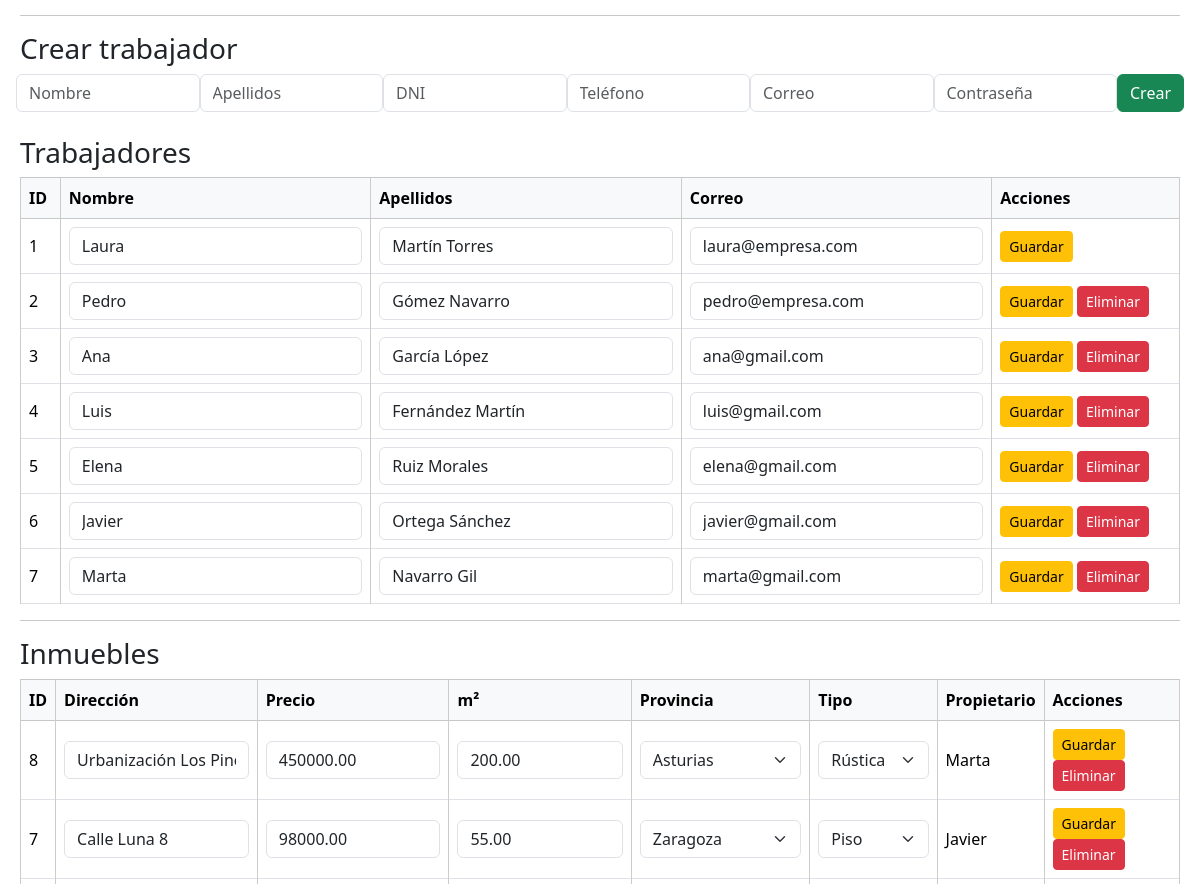
The page /php/admin.php (signed in, middle part) on the database as committed earlier.
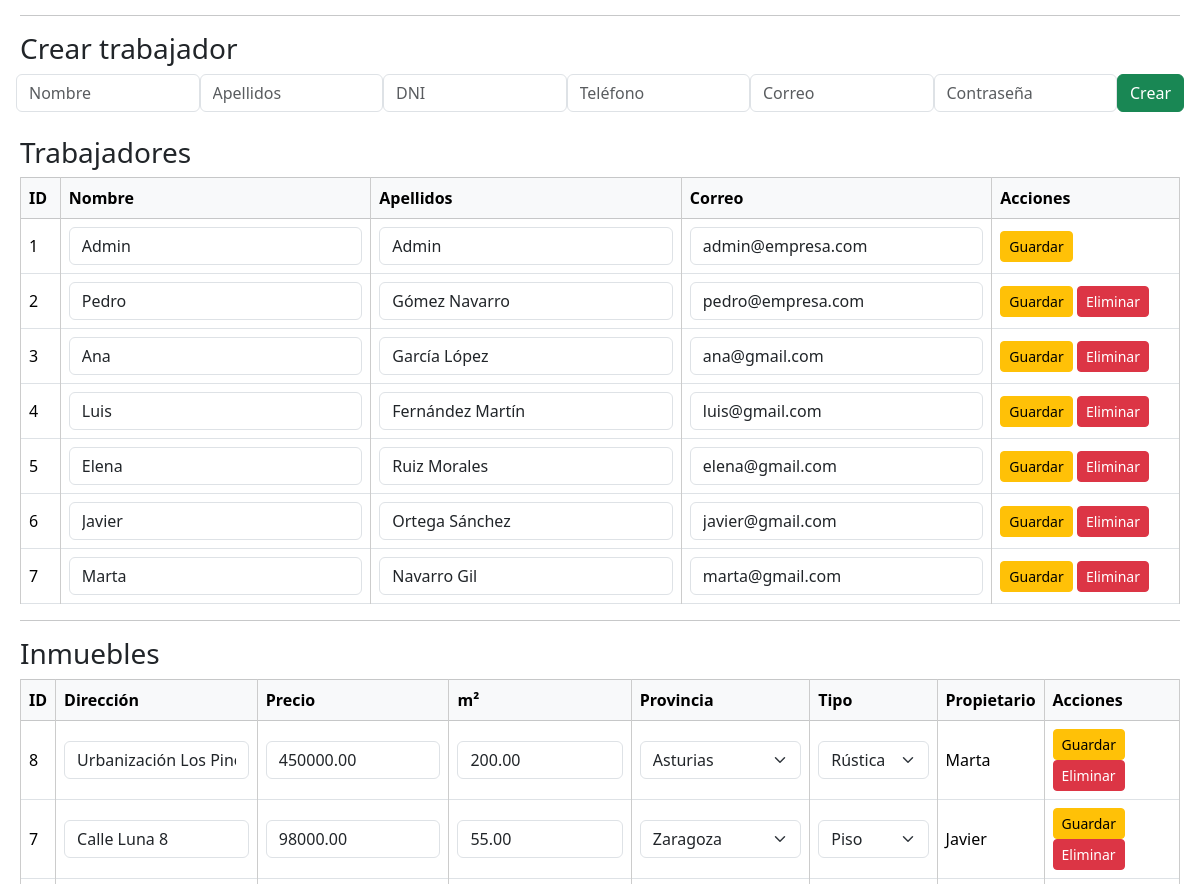
The same page on the database as committed later.
### tables this page shows
CREATE TABLE if not exists Trabajadores (
    id_trabajador INT PRIMARY KEY AUTO_INCREMENT,
    nom VARCHAR(50) NOT NULL,
    apellidos VARCHAR(100) NOT NULL,
    DNI VARCHAR(15) UNIQUE NOT NULL,
    tel VARCHAR(15),
    correo VARCHAR(100) UNIQUE NOT NULL,
    contraseña VARCHAR(100) NOT NULL
);

### php/conexion.php (called while the page is built, shortened)
<?php
function consulta($pdo, $sql, $colum, $params = [])
{
    $stmt = $pdo->prepare($sql);
    if (!empty($params))
        $stmt->execute($params);
    else
        $stmt->execute();
    $datos = [];
    while ($fila = $stmt->fetch(PDO::FETCH_ASSOC)) {
        $filaFiltrada = [];
        foreach ($colum as $col) {
            if (isset($fila[$col])) {
                $filaFiltrada[$col] = $fila[$col];
            }
        }
        $datos[] = $filaFiltrada;
    }
    return $datos;
}
?>

### php/admin.php (the view, shortened to what the changed rows need)
<?php
include("conexion.php");
$trabajadores = consulta(
    $conexion,
    "SELECT id_trabajador, nom, apellidos, correo FROM Trabajadores",
    ['id_trabajador', 'nom', 'apellidos', 'correo']
);
?>
<!DOCTYPE html>
<html lang="es">
<head>
    <link href="https://cdn.jsdelivr.net/npm/bootstrap@5.3.3/dist/css/bootstrap.min.css" rel="stylesheet">
    <link rel="stylesheet" href="../styles.css">
</head>
<body class="container my-4">
    <table class="table table-bordered align-middle">
        <thead class="table-light">
            <tr>
                <th>ID</th>
                <th>Nombre</th>
                <th>Apellidos</th>
                <th>Correo</th>
                <th>Acciones</th>
            </tr>
        </thead>
        <tbody>
            <?php foreach ($trabajadores as $t): ?>
                <tr>
                    <form method="POST">
                        <td><?= $t['id_trabajador'] ?></td>
                        <td>
                            <input name="nom" class="form-control" value="<?= htmlspecialchars($t['nom']) ?>" required>
                        </td>
                        <td>
                            <input name="apellidos" class="form-control" value="<?= htmlspecialchars($t['apellidos']) ?>" required>
                        </td>
                        <td>
                            <input name="correo" type="email" class="form-control" value="<?= htmlspecialchars($t['correo']) ?>" required>
                        </td>
                        <td>
                            <button name="editar_trabajador" class="btn btn-warning btn-sm">Guardar</button>
                        </td>
                    </form>
                </tr>
            <?php endforeach; ?>
        </tbody>
    </table>
    <table class="table table-bordered align-middle">
        <thead class="table-light">
            <tr>
                <th>ID</th>
                <th>Dirección</th>
                <th>Precio</th>
                <th>m²</th>
                <th>Provincia</th>
                <th>Tipo</th>
                <th>Propietario</th>
                <th>Acciones</th>
            </tr>
        </thead>
    </table>
</body>
</html>

Rows that differ between the two databases and show on the page:
changed trabajadores id 1: nom "Laura" → "Admin"; apellidos "Martín Torres" → "Admin"; correo "laura@empresa.com" → "admin@empresa.com"
